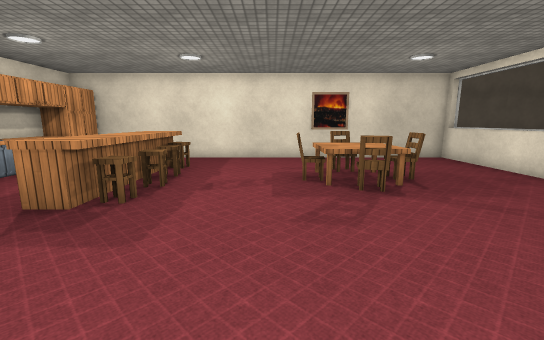
View 1 (above)

16 first-person views from a walk through a 3-D level made in the Unity game engine. The camera is 1.5 m above the floor, tilts 10° down and sees 90° across. The floor is counted in squares, 1 m on a side. Each view is taken from the middle of a square. On the plan, view 1 faces up. The plan holds only what a view shows up to about 14 squares ahead; the rest is blank. The place goes on beyond the plan. The player character is not drawn. Some surface patterns are stand-ins.

View 2
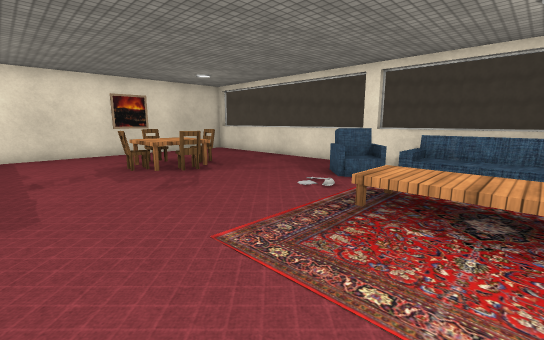

View 3
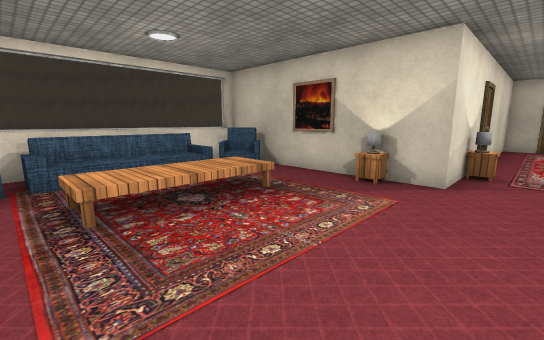

View 4
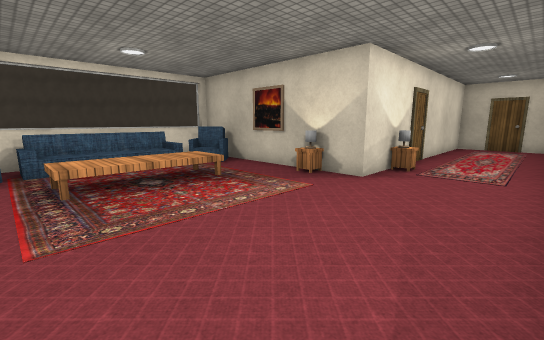

View 5
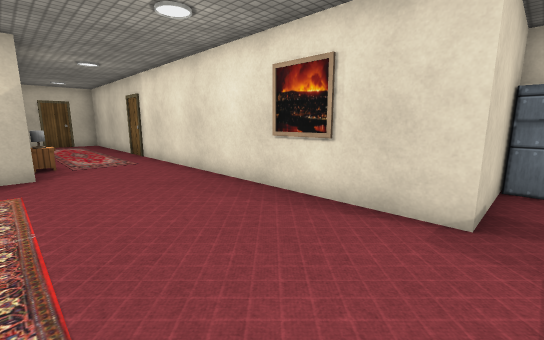

View 6
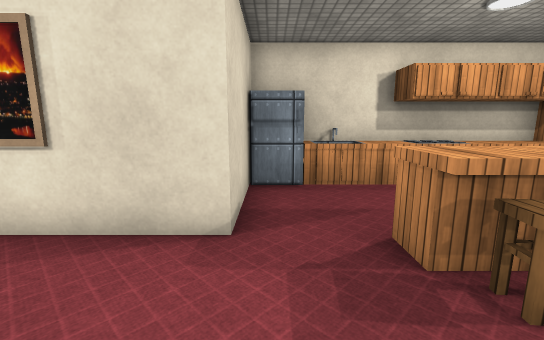

View 7
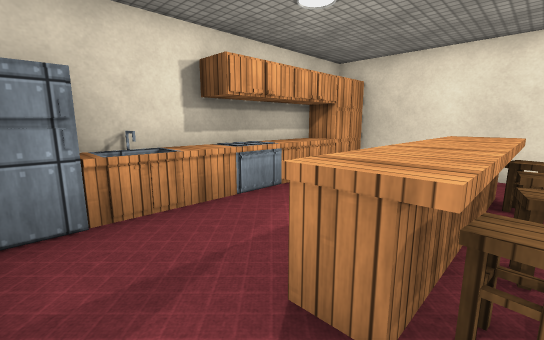

View 8
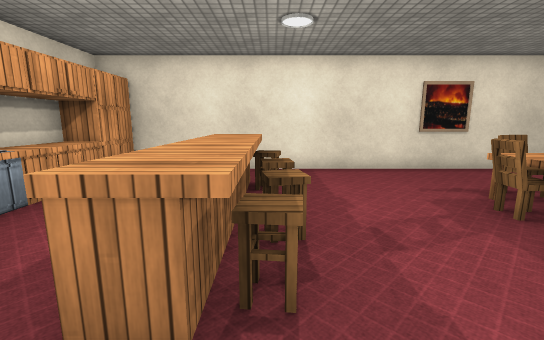

View 9
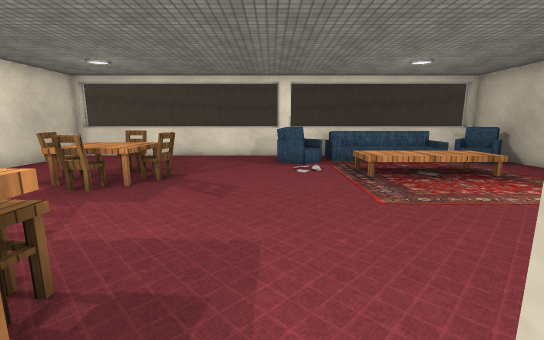

View 10
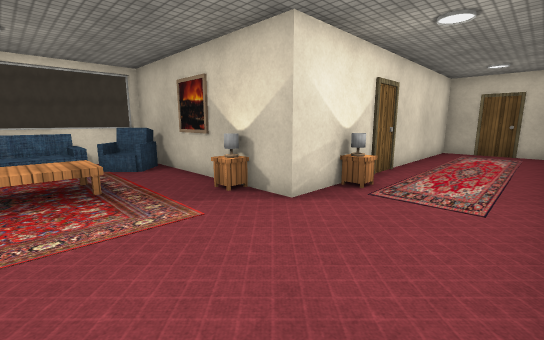

View 11
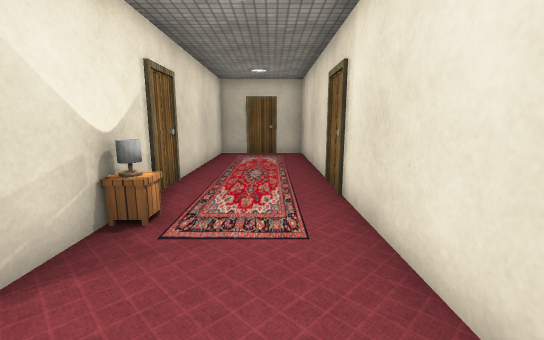

View 12
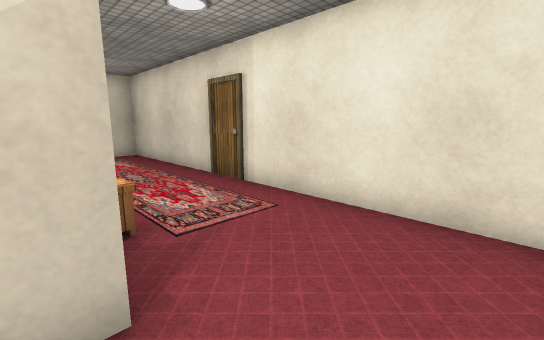

View 13
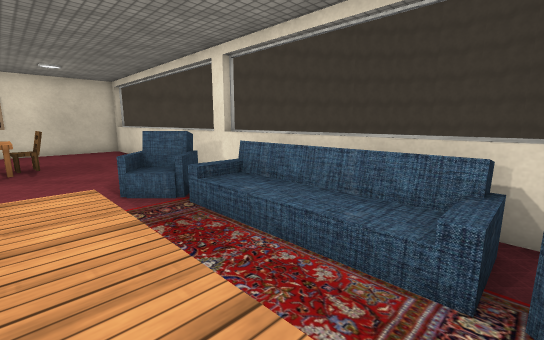

View 14
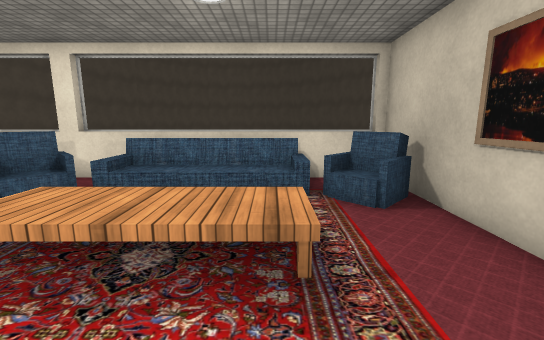

View 15
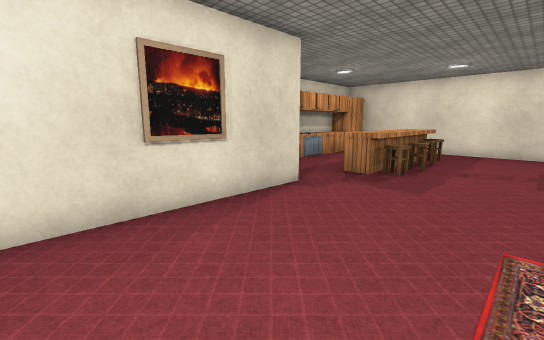

View 16
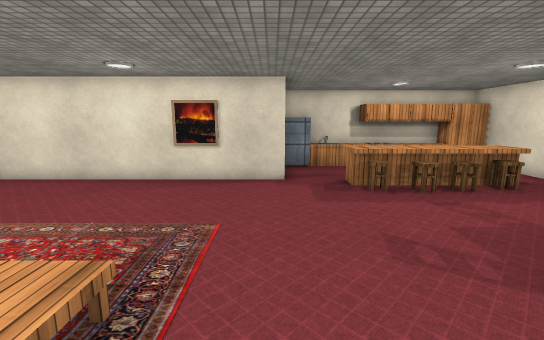

### Floor plan
Key: @ floor where view 1 was taken; # wall or solid block; . floor; / step, stairs or slope; = window, fence, low wall or low ledge; ^ raised ledge; v drop or lower ground; C chair; T table; S sofa; F fridge; I sink; O other object.
Columns run from 9 left of view 1 to 8 right of it. Each row starts with its distance up from view 1.
 12  #################
 11  O  ............=#
 10 #O   ^..........=#
  9 #^.  ^O....C....=#
  8 #^.  ^O...CCCC..=#
  7 ##.. ^O...CTCC..=#
  6 #^...^O....CC...=#
  5 #I...^O.........=#
  4 ##..............=#
  3  FF............C##
  2  ####........./C##
  1     #..........S##
  0     #....@.TTT. #=
 -1     #......TTT. S=
 -2     #......TTT. S=
 -3     #......TTT. #=
 -4     #..........vv=
 -5     #.........OCv=
 -6     #....#O#######
 -7     #....#
 -8     #...O#
 -9     #....#
-10     #....#
-11     #....#
-12     #....#
-13     #....#
-14     #....#
-15     #....#
-16     #....#
-17     ######

Positions as (right, up) in squares from view 1, and headings:
1: (0, 0), facing up
2: (-2, -2), facing up-right
3: (-2, 1), facing down-right
4: (-4, 1), facing down-right
5: (0, 3), facing down-left
6: (-1, 3), facing left
7: (-3, 3), facing up-left
8: (-3, 3), facing up
9: (-5, 3), facing right
10: (-4, -2), facing down-right
11: (-3, -4), facing down
12: (0, -4), facing down-left
13: (3, -4), facing up-right
14: (0, -3), facing right
15: (0, -3), facing up-left
16: (5, 2), facing left
